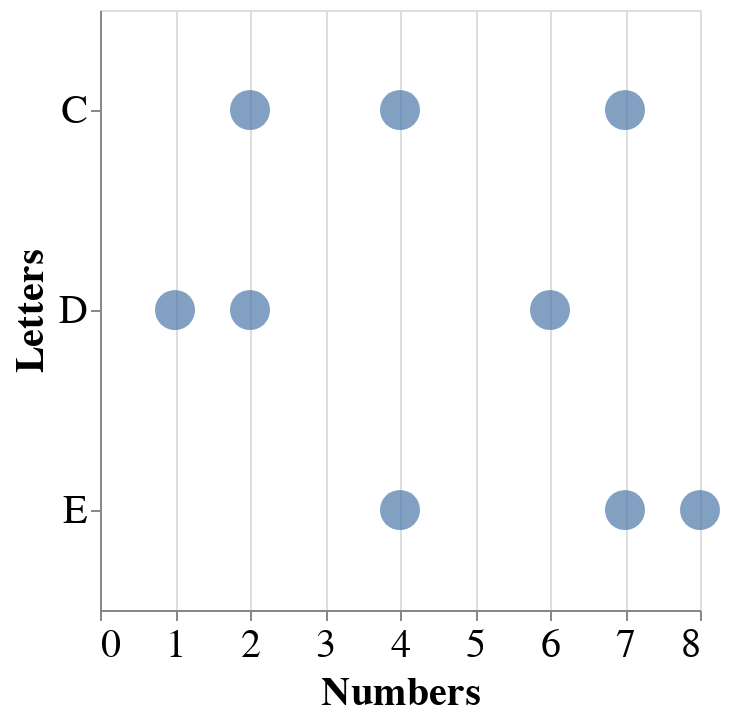

The notebook cell this image was saved under:
### Markdown cell above
## You Try:

The visualization can be made more interesting by adding another channel to the encoding: let's encode the `Numbers` column as the `x` position:

### Code cell
alt.Chart(data).mark_circle().encode(
    alt.Y('Letters:N'),
    ## YOUR SOLUTION HERE
    alt.X('Numbers:Q')
)

### Figure 1 — Vega-Lite specification as saved in the notebook (floating-point values rounded to 4 significant figures)
{"height": 300, "config": {"style": {"circle": {"size": 400}, "point": {"size": 400}, "square": {"size": 400}}, "legend": {"symbolSize": 20, "titleFontSize": 20, "labelFontSize": 20}, "axis": {"titleFontSize": 20, "labelFontSize": 20}}, "data": {"name": "data-e1f27bdda7bfd6fed066714f7c229752"}, "mark": "circle", "encoding": {"x": {"type": "quantitative", "field": "Numbers"}, "y": {"type": "nominal", "field": "Letters"}}, "$schema": "https://vega.github.io/schema/vega-lite/v4.0.2.json", "datasets": {"data-e1f27bdda7bfd6fed066714f7c229752": [{"Letters": "C", "Numbers": 2}, {"Letters": "C", "Numbers": 7}, {"Letters": "C", "Numbers": 4}, {"Letters": "D", "Numbers": 1}, {"Letters": "D", "Numbers": 2}, {"Letters": "D", "Numbers": 6}, {"Letters": "E", "Numbers": 8}, {"Letters": "E", "Numbers": 4}, {"Letters": "E", "Numbers": 7}]}}
